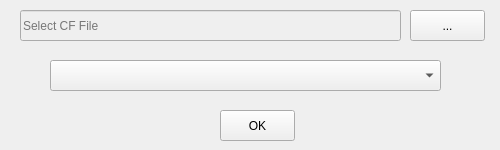
<?xml version="1.0" encoding="UTF-8"?>
<ui version="4.0">
 <class>FileSelectorWindow</class>
 <widget class="QWidget" name="FileSelectorWindow">
  <property name="geometry">
   <rect>
    <x>0</x>
    <y>0</y>
    <width>500</width>
    <height>150</height>
   </rect>
  </property>
  <property name="sizePolicy">
   <sizepolicy hsizetype="Fixed" vsizetype="Fixed">
    <horstretch>0</horstretch>
    <verstretch>0</verstretch>
   </sizepolicy>
  </property>
  <property name="windowTitle">
   <string>FileSelectorWindow</string>
  </property>
  <widget class="QPushButton" name="OKButton">
   <property name="geometry">
    <rect>
     <x>220</x>
     <y>110</y>
     <width>75</width>
     <height>31</height>
    </rect>
   </property>
   <property name="text">
    <string>OK</string>
   </property>
  </widget>
  <widget class="QPushButton" name="SelectButton">
   <property name="geometry">
    <rect>
     <x>410</x>
     <y>10</y>
     <width>75</width>
     <height>31</height>
    </rect>
   </property>
   <property name="text">
    <string>...</string>
   </property>
  </widget>
  <widget class="QLineEdit" name="text">
   <property name="enabled">
    <bool>false</bool>
   </property>
   <property name="geometry">
    <rect>
     <x>20</x>
     <y>10</y>
     <width>381</width>
     <height>31</height>
    </rect>
   </property>
   <property name="placeholderText">
    <string>Select CF File</string>
   </property>
  </widget>
  <widget class="QComboBox" name="FlightSelector">
   <property name="geometry">
    <rect>
     <x>50</x>
     <y>60</y>
     <width>391</width>
     <height>31</height>
    </rect>
   </property>
   <property name="editable">
    <bool>false</bool>
   </property>
   <property name="placeholderText">
    <string>Select your flight</string>
   </property>
  </widget>
 </widget>
 <layoutdefault spacing="6" margin="11"/>
 <resources/>
 <connections/>
</ui>
